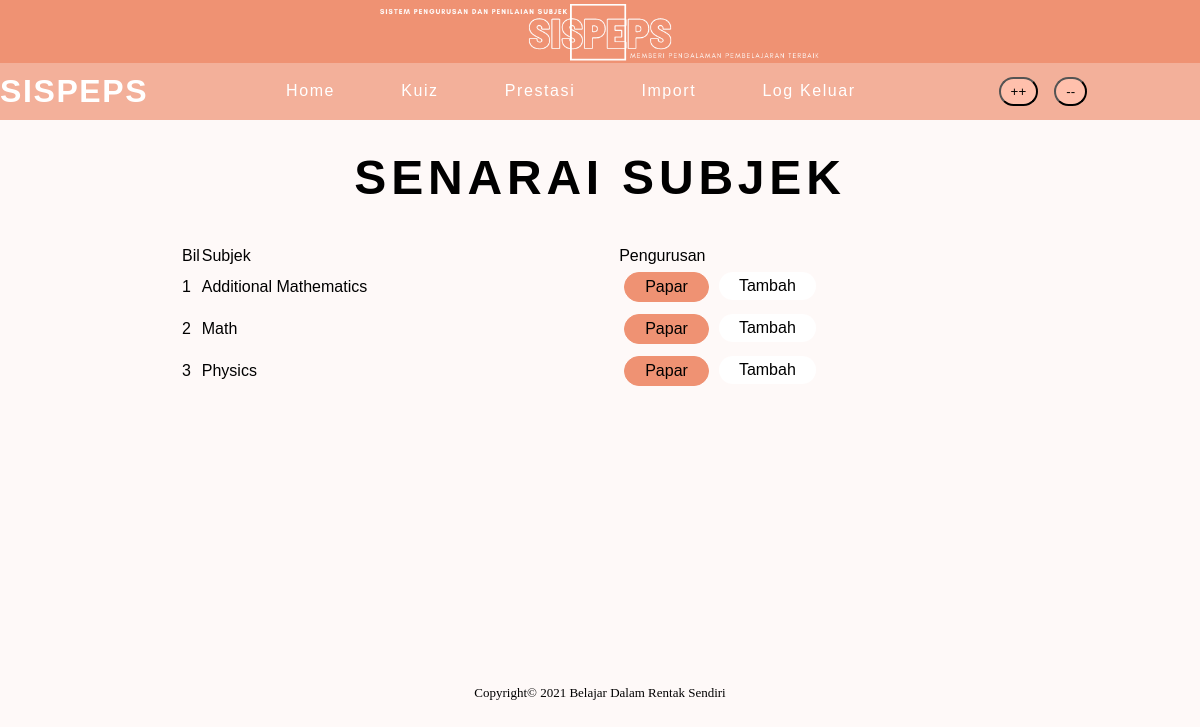
Page /pilih_subjek.php (signed in) on the committed database.
### tables this page shows
CREATE TABLE `subjek` (
  `idsubjek` int(11) NOT NULL,
  `subjek` varchar(30) NOT NULL
);

### src/pilih_subjek.php (the view, shortened to what this page needs)
<?php
include 'header.php';
?>
<html>
    <head><?php include 'menu.php'; ?></head>
    <body>
        <h2 class="title" style="text-align: center;">SENARAI SUBJEK</h2>
        <main class="body">
            <table width="100%" >
            <tr>
                <td width="2%">Bil</td>
                <td width="50%">Subjek</td>
                <td width="48%">Pengurusan</td>
            </tr>
            <?php
            $no=1;
            $data1=mysqli_query($hubung,"SELECT * FROM subjek");
            while($info1=mysqli_fetch_array($data1)):
            ?>
            <tr>
                <td><?= $no; ?></td>
                <td><?= $info1['subjek']; ?></td>
                <td class="action" align="center">
                    <a href="papar_topik.php?idsubjek=<?=$info1['idsubjek']; ?>">
                        <button class="btn main">Papar</button>
                    </a>
                    <a href="tambah_topik.php?idsubjek=<?=$info1['idsubjek']; ?>">
                        <button class="btn sub">Tambah</button>
                    </a>
                </td>
            </tr>
            <?php $no++;
            endwhile; ?>
        </table>
        </main>
        <?php include 'footer.php'; ?>
    </body>
</html>

### src/style2.css (style rules this page uses)
* { padding: 0; margin: 0; }
body { background-color: #fef9f8; }
.title { font-size:48px; font-family: 'HelveticaNeue Light', Arial, sans-serif; font-weight: 700; letter-spacing: 0.1em; color: black; margin: 30px 0px 0px 0px; }
.btn { display: block; padding: 10px 45px; background-color: #ef9273; box-sizing: border-box; border-radius: 6px; color: black; text-decoration: none; font-size: 25px; float: right; margin: 0px 10px 0px 10px; transition: background-color .5s, border .5s; font-family: 'HelveticaNeue Light', Arial, sans-serif; }
.body { margin: auto; width: 70%; height:50vh; padding:40px; font-size: 30px; color:black; line-height: 1.25em; text-align: center; font-family: 'HelveticaNeue Light', Arial, sans-serif; font-weight: 100; }
.action .btn.main { display: block; padding: 5px 20px; background-color: #ef9273; box-sizing: border-box; border-radius: 60px; color: black; text-decoration: none; font-size: 16px; float: left; margin: 5px; border: 1px solid #ef9273; }
.action .btn.sub { display: block; padding: 5px 20px; background-color: white; box-sizing: border-box; border-radius: 60px; color: black; text-decoration: none; font-size: 16px; float: left; margin: 5px; border: 0px; }

### rows in the picture
subjek: subjek "Additional Mathematics"
subjek: subjek "Math"
subjek: subjek "Physics"

### other values in the picture
$footer "Belajar Dalam Rentak Sendiri"
